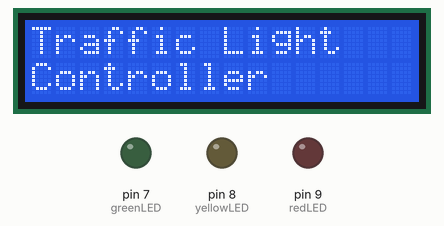
Recording of a sketch running on a simulated Arduino Uno, built with avr-gcc and run on an emulated ATmega328P. Parts: 16×2 character LCD, output pins drawn as LEDs (lit = HIGH).

Above: at 0.1 s.
At 2.1 s:
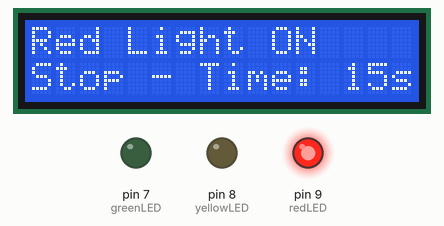
At 11.1 s:
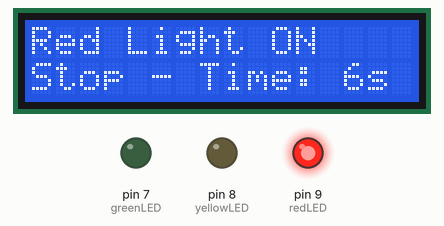
At 20.2 s:
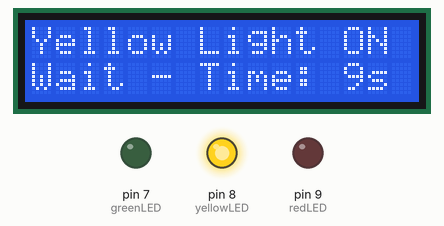
At 27.2 s:
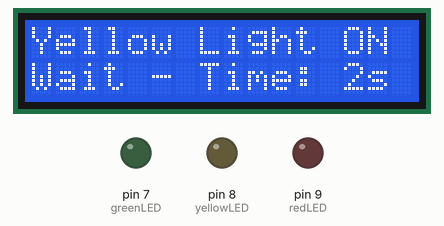
At 38.2 s:
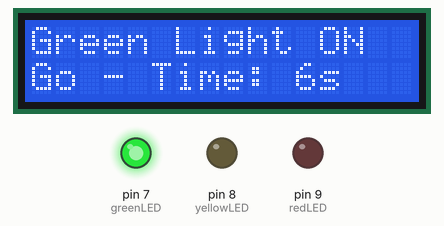
Timing chart, 0 to 39.7 s (numbered marks = the images above):
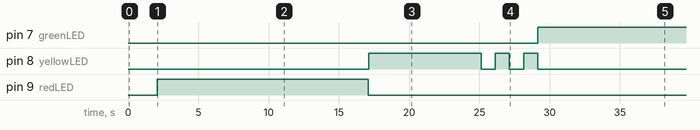

The sketch:

trafficlight.ino
```cpp
#include <LiquidCrystal.h>  // Include the library for LCD

// Initialize the LCD with the pin numbers (RS, E, D4, D5, D6, D7)
LiquidCrystal lcd(12, 11, 5, 4, 3, 2);

// Define LED pins
const int redLED = 9;
const int yellowLED = 8;
const int greenLED = 7;

void setup() {
  // Set up the LCD's number of columns and rows
  lcd.begin(16, 2);

  // Initialize LED pins as output
  pinMode(redLED, OUTPUT);
  pinMode(yellowLED, OUTPUT);
  pinMode(greenLED, OUTPUT);

  // Display initial message on the LCD
  lcd.setCursor(0, 0);
  lcd.print("Traffic Light");
  lcd.setCursor(0, 1);
  lcd.print("Controller");

  delay(2000);  // Display the message for 2 seconds
  lcd.clear();
}

void loop() {
  // Red light with countdown and "Stop" message
  lcd.setCursor(0, 0);
  lcd.print("Red Light ON   ");
  lcd.setCursor(0, 1);
  lcd.print("Stop           ");
  digitalWrite(redLED, HIGH);
  digitalWrite(yellowLED, LOW);
  digitalWrite(greenLED, LOW);
  for (int i = 15; i > 0; i--) {  // Countdown from 15 to 1
    lcd.setCursor(0, 1);
    lcd.print("Stop - ");
    lcd.print("Time: ");
    lcd.print(i);
    lcd.print("s ");
    delay(1000);  // Wait for 1 second
  }
  digitalWrite(redLED, LOW);  // Turn off red LED after countdown
  lcd.clear();

  // Yellow light with countdown and "Wait" message, blinking for the last 4 seconds
  lcd.setCursor(0, 0);
  lcd.print("Yellow Light ON");
  lcd.setCursor(0, 1);
  lcd.print("Wait           ");
  digitalWrite(redLED, LOW);
  digitalWrite(yellowLED, HIGH);
  digitalWrite(greenLED, LOW);
  for (int i = 12; i > 0; i--) {  // Countdown from 12 to 1
    lcd.setCursor(0, 1);
    lcd.print("Wait - ");
    lcd.print("Time: ");
    lcd.print(i);
    lcd.print("s ");

    if (i <= 4) {
      // Blink the yellow LED for the last 4 seconds
      digitalWrite(yellowLED, i % 2);  // Toggles yellow LED on and off
    } else {
      digitalWrite(yellowLED, HIGH);  // Keep yellow LED on
    }

    delay(1000);  // Wait for 1 second
  }
  digitalWrite(yellowLED, LOW);  // Turn off yellow LED after countdown
  lcd.clear();

  // Green light with countdown and "Go" message
  lcd.setCursor(0, 0);
  lcd.print("Green Light ON ");
  lcd.setCursor(0, 1);
  lcd.print("Go             ");
  digitalWrite(redLED, LOW);
  digitalWrite(yellowLED, LOW);
  digitalWrite(greenLED, HIGH);
  for (int i = 15; i > 0; i--) {  // Countdown from 15 to 1
    lcd.setCursor(0, 1);
    lcd.print("Go - ");
    lcd.print("Time: ");
    lcd.print(i);
    lcd.print("s ");
    delay(1000);  // Wait for 1 second
  }
  digitalWrite(greenLED, LOW);  // Turn off green LED after countdown
  lcd.clear();
}
```

Measured:
- by itself, pin 7 (greenLED): LOW → HIGH at 29.1 s
- by itself, pin 8 (yellowLED): LOW → HIGH at 17.1 s, → LOW 8.0 s later, → HIGH 1.0 s later, → LOW 1.0 s later, … (6 changes in this stretch)
- by itself, pin 9 (redLED): LOW → HIGH at 2.1 s, → LOW 15.0 s later
- what the display in image 1 shows lasts 1.0 s, from 2.1 s to 3.1 s
